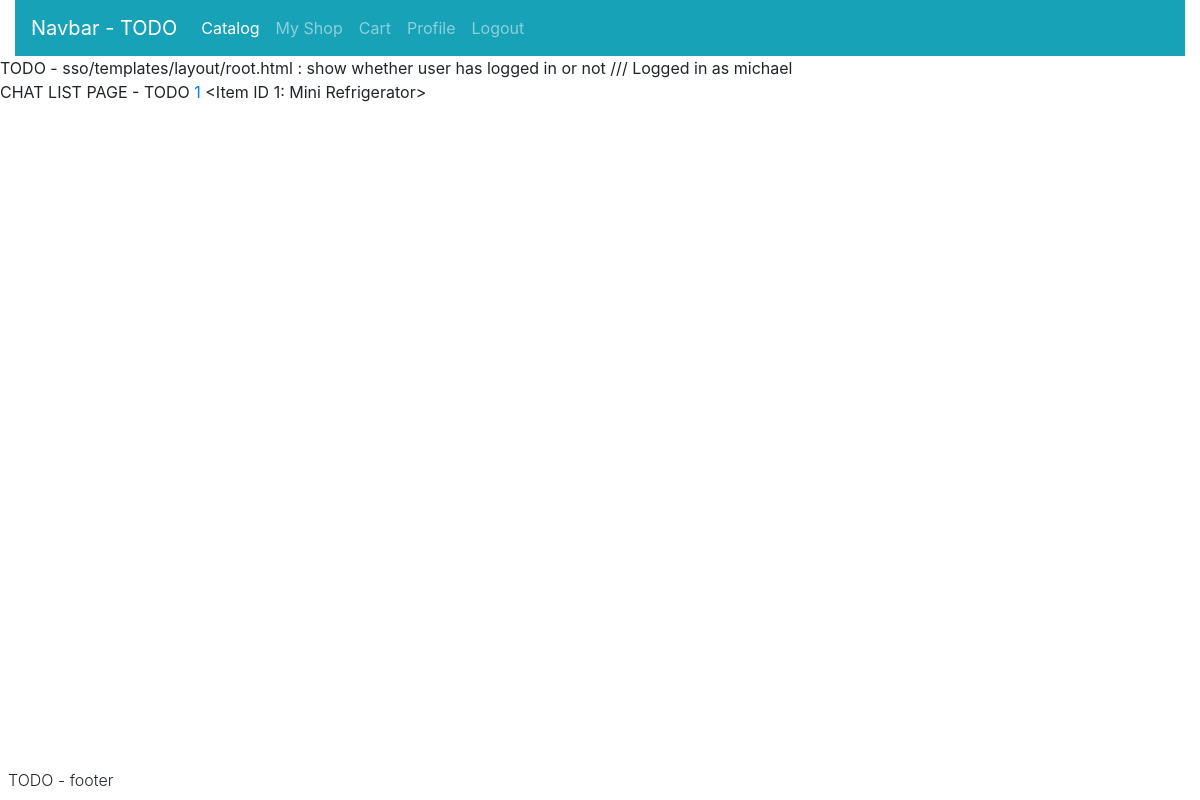
Page /profile/chats (signed in) on the committed database.
### sso/models.py (models this page shows, shortened)
class User(AbstractUser):
    TIER = [
        ("T4", "Banned User"),
        ("T3", "Standard User"),
        ("T2", "Member User"),
        ("T1", "Administrator")
    ]
    tier = models.CharField(max_length=2, choices=TIER, default="T3")

### catalog/models.py (models this page shows, shortened)
class Chat(models.Model):
    id = models.AutoField(primary_key=True)
    item = models.ForeignKey(Item, on_delete=models.CASCADE, related_name="chat")
    buyer = models.ForeignKey(User, on_delete=models.CASCADE, related_name="buyer_chat")

### myshop/models.py (models this page shows, shortened)
class Item(models.Model):
    id = models.AutoField(primary_key=True)
    title = models.CharField(max_length=64)
    description = models.CharField(max_length=256)
    image = models.CharField(max_length=128, null=True)
    price = models.DecimalField(max_digits=8, decimal_places=2, default=0, blank=False)
    category = models.ForeignKey(Category, on_delete=models.CASCADE, related_name="items")
    time_created = models.DateTimeField(auto_now=True)
    seller = models.ForeignKey(User, on_delete=models.CASCADE, related_name="items_sold")
    buyer = models.ForeignKey(User, on_delete=models.CASCADE, related_name="items_bought", blank=True, null=True, default=None)
    ordereditem = models.ForeignKey("catalog.ItemOrdered", on_delete=models.PROTECT, editable=False, blank=True, null=True)
    closed = models.BooleanField(default=False)
    objects = models.Manager()
    sold = ItemManager(sold=True)
    onsale = ItemManager(sold=False)
    class Meta:
        order_with_respect_to = 'ordereditem'
    def __str__(self):
        return f"<Item ID {self.id}: {self.title}>"

### userprofile/views.py (the view)
# urls.py: path("chats", views.chats, name="chats"),
@login_required(login_url="sso:login")
def chats(request):
    print(Chat.objects.filter(buyer=request.user))
    return render(request, "profile/chats.html", {
        "chats": Chat.objects.filter(buyer=request.user)
    })

### userprofile/templates/profile/chats.html (shortened to what this page needs)
{% extends "layout/root.html" %}
{% block body %}
    CHAT LIST PAGE - TODO
    {% for chat in chats %}
        <a href="{% url 'userprofile:chatcontent' chat_id=chat.id %}">
            {{ chat.id }}
        </a>
        {{ chat.item }}
    {% empty %}
        ...empty chat
    {% endfor %}
{% endblock body %}

### sso/templates/layout/root.html (shortened to what this page needs)
<html lang="en">
    <head>
        <link rel="stylesheet" href="https://stackpath.bootstrapcdn.com/bootstrap/4.4.1/css/bootstrap.min.css">
        <link rel="stylesheet" href="https://stackpath.bootstrapcdn.com/font-awesome/4.7.0/css/font-awesome.min.css">
    </head>
    <header>
        <div class="container-fluid">
            {% include "layout/navbar.html" %}
        </div>
    </header>
    <body>
        TODO - sso/templates/layout/root.html : show whether user has logged in or not ///
        {% if user.is_authenticated %}
            Logged in as {{ user.username }}
        {% else %}
            Not logged in
        {% endif %}<br>
        {% block body %}{% endblock body %}
    </body>
    <footer>
        {% include "layout/footer.html" %}
    </footer>
</html>

### rows in the picture
User: username "michael"
Chat: id "1", item "<Item ID 1: Mini Refrigerator>"
